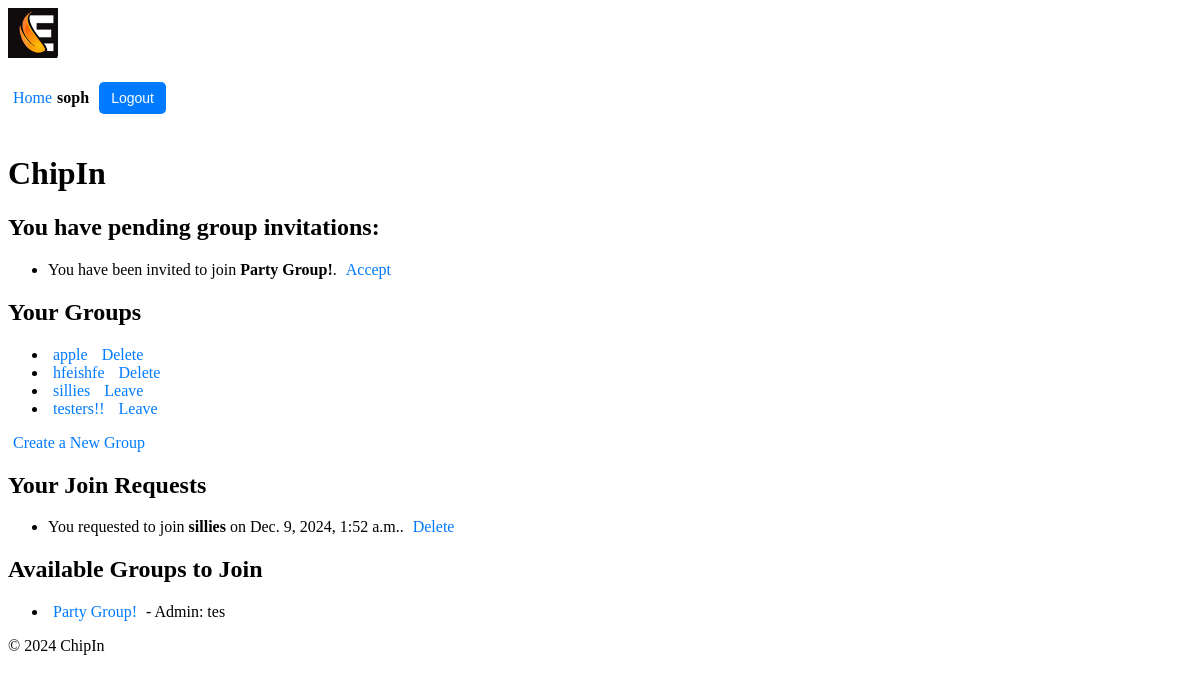
Screenshot of /chipin/ (signed in) with the database file from the repository.
### users/models.py (models this page shows, shortened)
class Profile(models.Model):
    user = models.OneToOneField(User, on_delete=models.CASCADE)
    first_name = models.CharField(max_length=30)
    surname = models.CharField(max_length=30)
    nickname = models.CharField(max_length=30, unique=True, null=False, blank=False)
    max_spend = models.DecimalField(max_digits=10, decimal_places=2, default=100.00)  # Max spend for each event
    balance = models.DecimalField(max_digits=10, decimal_places=2, default=100.00)  # User's current balance

### chipin/models.py (models this page shows, shortened)
class Group(models.Model):
    name = models.CharField(max_length=100)
    admin = models.ForeignKey(User, on_delete=models.CASCADE, related_name='admin_groups')
    members = models.ManyToManyField(User, related_name='group_memberships', blank=True)
    invited_users = models.ManyToManyField(User, related_name='pending_invitations', blank=True)

class GroupJoinRequest(models.Model):
    user = models.ForeignKey(User, on_delete=models.CASCADE)
    group = models.ForeignKey(Group, on_delete=models.CASCADE, related_name='join_requests')
    is_approved = models.BooleanField(default=False)
    votes = models.ManyToManyField(User, related_name='votes', blank=True)  # Tracks users who voted
    created_at = models.DateTimeField(auto_now_add=True)

### chipin/views.py (the view)
# urls.py: path("", views.home, name="home"),
@login_required
def home(request):
    user = request.user
    pending_invitations = Group.objects.filter(invited_users__email=request.user.email) # Get pending group invitations for the current user
    user_groups = user.group_memberships.all()  # Get groups the user is a member of
    user_join_requests = GroupJoinRequest.objects.filter(user=user)  # Get join requests sent by the user
    available_groups = Group.objects.exclude(members=user).exclude(join_requests__user=user) # Get groups the user is not a member of and the user has not requested to join
    context = {
        'pending_invitations': pending_invitations,
        'user_groups': user_groups,
        'user_join_requests': user_join_requests,
        'available_groups': available_groups
    }
    return render(request, 'chipin/home.html', context)

### chipin/context_processors.py (called while the page is built)
def user_profile(request):
    if request.user.is_authenticated:
        try:
            return {'nickname': request.user.profile.nickname}
        except Profile.DoesNotExist:
            return {'nickname': request.user.username}  # Fallback to username if no profile exists
    return {}

### chipin/templates/chipin/home.html (shortened to what this page needs)
{% extends 'chipin/base.html' %}
{% load static %}
{% block content %}
    <h1>ChipIn</h1>
    {% if pending_invitations %}
        <div class="invitation-notification">
            <h2>You have pending group invitations:</h2>
            <ul>
                {% for group in pending_invitations %}
                    <li>
                        You have been invited to join <strong>{{ group.name }}</strong>.
                        <a href="{% url 'chipin:accept_invite' group.id %}?user_id={{ request.user.id }}">Accept</a>
                    </li>
                {% endfor %}
            </ul>
        </div>
    {% endif %}
    <h2>Your Groups</h2>
    <ul>
        {% for group in user.group_memberships.all %}
        <li>
            <a href="{% url 'chipin:group_detail' group.id %}">{{ group.name }}</a>
            {% if group.admin == request.user %}
                <a href="{% url 'chipin:delete_group' group.id %}" onclick="return confirm('Are you sure you want to delete this group?');">Delete</a>
            {% else %}
                <a href="{% url 'chipin:leave_group' group.id %}" onclick="return confirm('Are you sure you want to leave this group?');">Leave</a>
            {% endif %}
        </li>
        {% empty %}
        <li>You are not a member of any group yet.</li>
        {% endfor %}
    </ul>
    <a href="{% url 'chipin:create_group' %}">Create a New Group</a>
    <h2>Your Join Requests</h2>
    <ul>
        {% for join_request in user_join_requests %}
        <li>
            You requested to join <strong>{{ join_request.group.name }}</strong> on {{ join_request.created_at }}.
            <a href="{% url 'chipin:delete_join_request' join_request.id %}" onclick="return confirm('Are you sure you want to delete this join request?');">Delete</a>
        </li>
        {% empty %}
        <li>You have not submitted any join requests.</li>
        {% endfor %}
    </ul>
    <h2>Available Groups to Join</h2>
    <ul>
        {% for group in available_groups %}
        <li>
            <a href="{% url 'chipin:group_detail' group.id %}">{{ group.name }}</a>
            <span>- Admin: {{ group.admin.profile.nickname }}</span>
        </li>
        {% empty %}
        <li>No groups available to join.</li>
        {% endfor %}
    </ul>
{% endblock %}

### chipin/templates/chipin/base.html (shortened to what this page needs)
{% load static %}
<!DOCTYPE html>
<html lang="en">
<head>
    <link rel="stylesheet" href="{% static 'chipin/styles.css' %}">
</head>
<body>
    <header>
        <div class="logo">
            <img src="{% static 'chipin/logo_90.jpg' %}" alt="ChipIn Logo">
        </div>
        <div class="user-info">
            {% if request.user.is_authenticated %}
                <a href="{% url 'chipin:home' %}">Home</a> <span>{{ request.user.profile.nickname }}</span>
                <form action="{% url 'users:logout' %}" method="post">
                    <button type="submit">Logout</button>
                </form>
            {% else %}
                <a href="{% url 'users:login' %}">Login</a> <a href="{% url 'users:register' %}">Register</a>
            {% endif %}
        </div>
    </header>
    <main>
        {% block content %}
        {% endblock %}
    </main>
    <footer>
        <p>&copy; 2024 ChipIn</p>
    </footer>
</body>
</html>

### chipin/static/chipin/styles.css (style rules this page uses)
.logo img { max-height: 50px; }
.user-info { display: flex; align-items: center; font-size: 16px; }
.user-info span { margin-right: 10px; font-weight: bold; }
.user-info button { background-color: #007BFF; color: white; border: none; padding: 8px 12px; cursor: pointer; border-radius: 5px; font-size: 14px; }
button { background-color: #28a745; color: white; border: none; padding: 10px 15px; cursor: pointer; border-radius: 5px; font-size: 14px; margin-top: 20px; margin-bottom: 20px; }
a { color: #007BFF; text-decoration: none; padding: 5px }

### rows the page displays
Group: name "Party Group!", admin.profile.nickname "tes"
Group: name "apple", shows "Delete"
Group: name "hfeishfe", shows "Delete"
Group: name "sillies", shows "Leave"
Group: name "testers!!", shows "Leave"
GroupJoinRequest: group.name "sillies", created_at "Dec. 9, 2024, 1:52 a.m."

### other values shown
{{ request.user.profile.nickname }} "soph"
